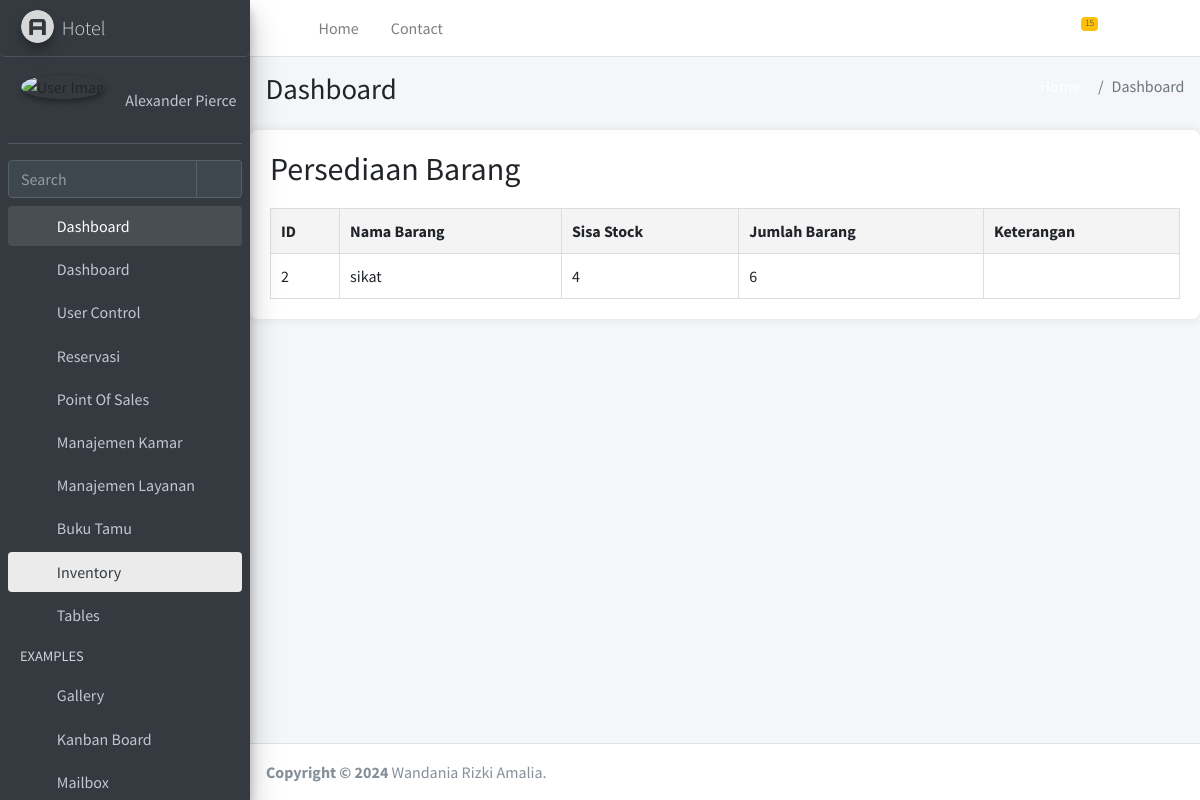
The app's page /hotel/persediaan_barang/ with its own data.
### hotel/models.py (models this page shows, shortened)
class InventoryItem(models.Model):
    PURCHASE_UNIT_CHOICES = [
        ('item', 'Item'),
        ('pcs', 'Pcs'),
        ('box', 'Box'),
        ('kg', 'Kg'),
    ]
    tanggal_pembelian = models.DateField()  # Tanggal pembelian
    no_po_nota = models.CharField(max_length=100, blank=True, null=True)  # Nomor PO/nota
    nama_supplier = models.CharField(max_length=200, default='Unknown')  # Nama supplier
    nama_barang = models.CharField(max_length=200, default='Unknown')  # Nama barang
    satuan = models.CharField(max_length=10, choices=PURCHASE_UNIT_CHOICES, default='pcs')  # Satuan
    jumlah = models.PositiveIntegerField(default=1)  # Jumlah barang
    harga_satuan = models.DecimalField(max_digits=10, decimal_places=2)  # Harga satuan
    total_harga = models.DecimalField(max_digits=10, decimal_places=2, blank=True)  # Total harga
    stok_awal = models.PositiveIntegerField()  # Stok awal
    stok_tersedia = models.PositiveIntegerField(default=0, editable=False)  # Sisa stok
    keterangan = models.TextField(blank=True, null=True) #keterangannya

### hotel/views.py (the view)
# urls.py: path('persediaan_barang/', views.persediaan_barang, name='persediaan_barang'),
def persediaan_barang(request):
    items = InventoryItem.objects.all()
    return render(request, 'persediaan_barang.html', {'items': items})

### hotel/templates/persediaan_barang.html (shortened to what this page needs)
<!DOCTYPE html>
{% load static %}
<html lang="en">
<head>
  <link rel="stylesheet" href="{% static 'assets/plugins/fontawesome-free/css/all.min.css' %}">
  <link rel="stylesheet" href="{% static 'assets/https://code.ionicframework.com/ionicons/2.0.1/css/ionicons.min.css' %}">
  <link rel="stylesheet" href="{% static 'assets/plugins/tempusdominus-bootstrap-4/css/tempusdominus-bootstrap-4.min.css' %}">
  <link rel="stylesheet" href="{% static 'assets/plugins/icheck-bootstrap/icheck-bootstrap.min.css' %}">
  <link rel="stylesheet" href="{% static 'assets/plugins/jqvmap/jqvmap.min.css' %}">
  <link rel="stylesheet" href="{% static 'assets/dist/css/adminlte.min.css' %}">
  <link rel="stylesheet" href="{% static 'assets/plugins/overlayScrollbars/css/OverlayScrollbars.min.css' %}">
  <link rel="stylesheet" href="{% static 'assets/plugins/daterangepicker/daterangepicker.css' %}">
  <link rel="stylesheet" href="{% static 'assets/plugins/summernote/summernote-bs4.min.css' %}">
</head>
<body class="hold-transition sidebar-mini layout-fixed">
<div class="wrapper">
  <nav class="main-header navbar navbar-expand navbar-white navbar-light">
    <ul class="navbar-nav">
      <li class="nav-item">
        <a class="nav-link" data-widget="pushmenu" href="#" role="button"><i class="fas fa-bars"></i></a>
      </li>
      <li class="nav-item d-none d-sm-inline-block">
        <a href="index3.html" class="nav-link">Home</a>
      </li>
      <li class="nav-item d-none d-sm-inline-block">
        <a href="#" class="nav-link">Contact</a>
      </li>
    </ul>
    <ul class="navbar-nav ml-auto">
      <li class="nav-item dropdown">
        <a class="nav-link" data-toggle="dropdown" href="#">
          <span class="badge badge-warning navbar-badge">15</span>
        </a>
      </li>
      <li class="nav-item">
        <a class="nav-link" data-widget="fullscreen" href="#" role="button">
          <i class="fas fa-expand-arrows-alt"></i>
        </a>
      </li>
      <li class="nav-item">
        <a class="nav-link" data-widget="control-sidebar" data-controlsidebar-slide="true" href="#" role="button">
          <i class="fas fa-th-large"></i>
        </a>
      </li>
    </ul>
  </nav>
  <aside class="main-sidebar sidebar-dark-primary elevation-4">
    <a href="index3.html" class="brand-link">
      <img src="{% static 'assets/dist/img/AdminLTELogo.png' %}" alt="AdminLTE Logo" class="brand-image img-circle elevation-3" style="opacity: .8">
      <span class="brand-text font-weight-light">Hotel</span>
    </a>
    <div class="sidebar">
      <div class="user-panel mt-3 pb-3 mb-3 d-flex">
        <div class="image">
          <img src="{% static 'assets/dist/img/user2-160x160.jpg' %}" class="img-circle elevation-2" alt="User Image">
        </div>
        <div class="info">
          <a href="#" class="d-block">Alexander Pierce</a>
        </div>
      </div>
      <div class="form-inline">
        <div class="input-group" data-widget="sidebar-search">
          <input class="form-control form-control-sidebar" type="search" placeholder="Search" aria-label="Search">
          <div class="input-group-append">
            <button class="btn btn-sidebar">
              <i class="fas fa-search fa-fw"></i>
            </button>
          </div>
        </div>
      </div>
      <nav class="mt-2">
        <ul class="nav nav-pills nav-sidebar flex-column" data-widget="treeview" role="menu" data-accordion="false">
          <li class="nav-item menu-open">
            <a href="#" class="nav-link ">
              <i class="nav-icon fas fa-tachometer-alt"></i>
              <p>
                Dashboard
                <i class="right fas fa-angle-left"></i>
              </p>
            </a>
            <ul class="nav nav-treeview">
              <li class="nav-item">
                <a href="{% url 'base' %}" class="nav-link ">
                  <i class="far fa-circle nav-icon"></i>
                  <p>Dashboard</p>
                </a>
              </li>
              <li class="nav-item">
                <a href="{% url 'user_list' %}" class="nav-link ">
                  <i class="far fa-circle nav-icon"></i>
                  <p>User Control</p>
                </a>
              </li>
              <li class="nav-item">
                <a href="#" class="nav-link">
                  <i class="nav-icon fas fa-copy"></i>
                  <p>
                    Reservasi
                    <i class="fas fa-angle-left right"></i>
                  </p>
                </a>
              </li>
              <li class="nav-item">
                <a href="#" class="nav-link">
                  <i class="nav-icon fas fa-chart-pie"></i>
                  <p>
                    Point Of Sales
                    <i class="right fas fa-angle-left"></i>
                  </p>
                </a>
              </li>
          <li class="nav-item">
            <a href="#" class="nav-link">
              <i class="nav-icon fas fa-chart-pie"></i>
              <p>
                Manajemen Kamar
                <i class="right fas fa-angle-left"></i>
              </p>
            </a>
          </li>
              <li class="nav-item">
                <a href="#" class="nav-link">
                  <i class="nav-icon fas fa-chart-pie"></i>
                  <p>
                    Manajemen Layanan
                    <i class="right fas fa-angle-left"></i>
                  </p>
                </a>
              </li>
          <li class="nav-item">
            <a href="#" class="nav-link">
              <i class="nav-icon fas fa-tree"></i>
              <p>
                Buku Tamu
                <i class="fas fa-angle-left right"></i>
              </p>
            </a>
          </li>
          <li class="nav-item">
            <a href="#" class="nav-link active">
              <i class="nav-icon fas fa-edit"></i>
              <p>
                Inventory
                <i class="fas fa-angle-left right "></i>
              </p>
            </a>
          </li>
          <li class="nav-item">
            <a href="#" class="nav-link">
              <i class="nav-icon fas fa-table"></i>
              <p>
                Tables
                <i class="fas fa-angle-left right"></i>
              </p>
            </a>
          </li>
          <li class="nav-header">EXAMPLES</li>
          <li class="nav-item">
            <a href="{% static 'assets/pages/gallery.html' %}" class="nav-link">
              <i class="nav-icon far fa-image"></i>
              <p>
                Gallery
              </p>
            </a>
          </li>
          <li class="nav-item">
            <a href="{% static 'assets/pages/kanban.html' %}" class="nav-link">
              <i class="nav-icon fas fa-columns"></i>
              <p>
                Kanban Board
              </p>
            </a>
          </li>
          <li class="nav-item">
            <a href="#" class="nav-link">
              <i class="nav-icon far fa-envelope"></i>
              <p>
                Mailbox
                <i class="fas fa-angle-left right"></i>
              </p>
            </a>
          </li>
          </li>
        </ul>
      </nav>
    </div>
  </aside>
  <div class="content-wrapper">
    <div class="content-header">
      <div class="container-fluid">
        <div class="row mb-2">
          <div class="col-sm-6">
            <h1 class="m-0">Dashboard</h1>
          </div>
          <div class="col-sm-6">
            <ol class="breadcrumb float-sm-right">
              <li class="breadcrumb-item"><a href="#">Home</a></li>
              <li class="breadcrumb-item active">Dashboard </li>
            </ol>
          </div>
        </div>
      </div>
    </div>
  </head>
  <body>
    <div class="container">
        <h2>Persediaan Barang</h2>
        <table>
            <tr>
                <th>ID</th>
                <th>Nama Barang</th>
                <th>Sisa Stock</th>
                <th>Jumlah Barang</th>
                <th>Keterangan</th>
            </tr>
            {% for item in items %}
            <tr>
                <td>{{ item.id }}</td>
                <td>{{ item.nama_barang }}</td>
                <td>{{ item.stok_tersedia }}</td>
                <td> {{ item.jumlah }}</td>
                <td>{{ item.keterangan }}</td>
            </tr>
            {% endfor %}
        </table>
    </div>
  </body>
          <section class="col-lg-5 connectedSortable">
      </div>
  </div>
  <footer class="main-footer">
    <strong>Copyright &copy; 2024</strong>
    Wandania Rizki Amalia.
  </footer>
</body>
</html>

### hotel/templates/persediaan_barang.html (style rules this page uses)
.container { max-width: 1000px; margin: 0 auto; background-color: white; padding: 20px; border-radius: 8px; box-shadow: 0 0 10px rgba(0, 0, 0, 0.1); }
table { width: 100%; border-collapse: collapse; margin-top: 20px; }
th, td { padding: 10px; border: 1px solid #ddd; text-align: left; }
th { background-color: #f4f4f4; }
button, a { padding: 10px; border-radius: 5px; color: white; text-decoration: none; font-size: 16px; }
button { background-color: #28a745; border: none; cursor: pointer; }

### records on screen
InventoryItem: id "2", nama_barang "sikat", stok_tersedia "4", jumlah "6"
